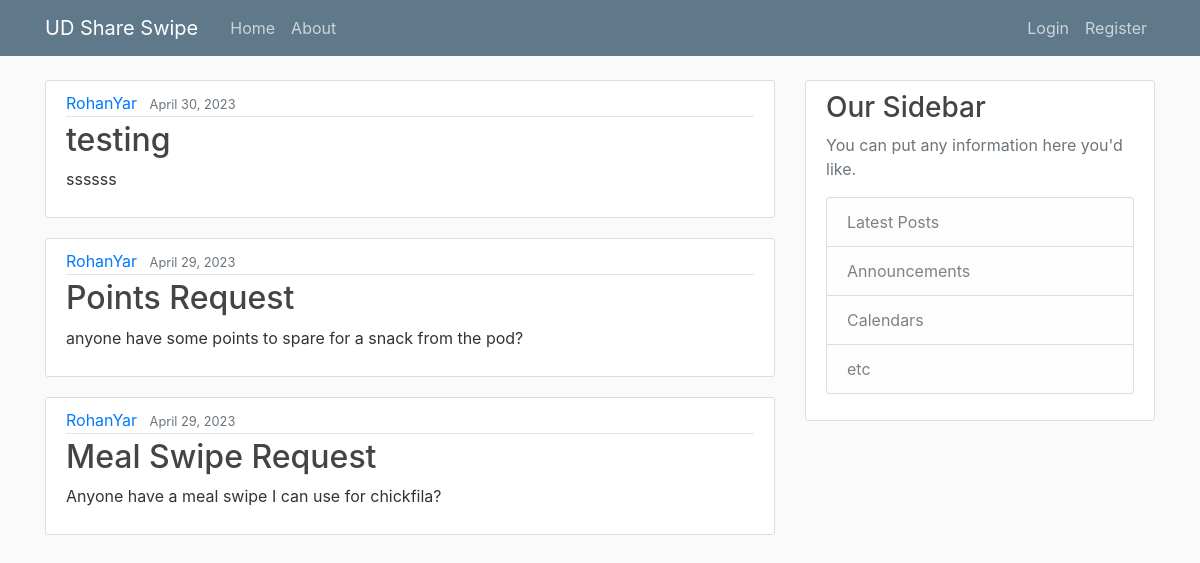
The page / on the database its author committed.
### blog/models.py (models this page shows, shortened)
class Post(models.Model):
    title = models.CharField(max_length=100)
    content = models.TextField()
    date_posted = models.DateTimeField(default = timezone.now)
    author = models.ForeignKey(User, on_delete=models.CASCADE)

### blog/views.py (the view)
# urls.py: path('', PostListView.as_view(), name='blog-home'),
class PostListView(ListView):
    model = Post
    template_name = 'blog/home.html'
    context_object_name = 'posts'
    ordering = ['-date_posted']

### blog/templates/blog/home.html
{% extends "blog/base.html" %}
{% block content %}
    {% for post in posts %}
        <article class="media content-section">
            <div class="media-body">
            <div class="article-metadata">
                <a class="mr-2" href="#">{{ post.author }}</a>
                <small class="text-muted">{{ post.date_posted|date:"F d, Y" }}</small>
            </div>
            <h2><a class="article-title" href="{% url 'post-detail' post.id %}">{{ post.title }}</a></h2>
            <p class="article-content">{{ post.content }}</p>
            </div>
        </article>
    {% endfor %}
{% endblock content %}

### blog/templates/blog/base.html (shortened to what this page needs)
{% load static %}
<!DOCTYPE html>
<html lang="en">
<head>
    <link rel="stylesheet" href="https://cdn.jsdelivr.net/npm/bootstrap@4.0.0/dist/css/bootstrap.min.css">
    <link rel="stylesheet" type="text/css" href="{% static 'blog/main.css' %}">
</head>
<body>
    <header class="site-header">
        <nav class="navbar navbar-expand-md navbar-dark bg-steel fixed-top">
          <div class="container">
            <a class="navbar-brand mr-4" href="{% url 'blog-home' %}">UD Share Swipe</a>
            <div class="collapse navbar-collapse" id="navbarToggle">
              <div class="navbar-nav mr-auto">
                <a class="nav-item nav-link" href="{% url 'blog-home' %}">Home</a>
                <a class="nav-item nav-link" href="{% url 'blog-about' %}">About</a>
              </div>
              <div class="navbar-nav">
                {% if user.is_authenticated %}
                  <a class="nav-item nav-link" href="{% url 'profile' %}">Profile</a>
                  <a class="nav-item nav-link" href="{% url 'logout' %}">Logout</a>
                {% else %}
                  <a class="nav-item nav-link" href="{% url 'login' %}">Login</a>
                  <a class="nav-item nav-link" href="{% url 'register' %}">Register</a>
                {% endif %}
              </div>
            </div>
          </div>
        </nav>
      </header>
      <main role="main" class="container">
        <div class="row">
          <div class="col-md-8">
            {% block content %}{% endblock %}
          </div>
          <div class="col-md-4">
            <div class="content-section">
              <h3>Our Sidebar</h3>
              <p class='text-muted'>You can put any information here you'd like.
                <ul class="list-group">
                  <li class="list-group-item list-group-item-light">Latest Posts</li>
                  <li class="list-group-item list-group-item-light">Announcements</li>
                  <li class="list-group-item list-group-item-light">Calendars</li>
                  <li class="list-group-item list-group-item-light">etc</li>
                </ul>
              </p>
            </div>
          </div>
        </div>
      </main>
</body>
</html>

### blog/static/blog/main.css (style rules this page uses)
body { background: #fafafa; color: #333333; margin-top: 5rem; }
h1, h2, h3, h4, h5, h6 { color: #444444; }
ul { margin: 0; }
.bg-steel { background-color: #5f788a; }
.site-header .navbar-nav .nav-link { color: #cbd5db; }
.content-section { background: #ffffff; padding: 10px 20px; border: 1px solid #dddddd; border-radius: 3px; margin-bottom: 20px; }
.article-title { color: #444444; }
.article-content { white-space: pre-line; }
.article-metadata { padding-bottom: 1px; margin-bottom: 4px; border-bottom: 1px solid #e3e3e3 }

### rows shown on the page
Post: author "RohanYar", date_posted "April 30, 2023", title "testing", content "ssssss"
Post: author "RohanYar", date_posted "April 29, 2023", title "Points Request", content "anyone have some points to spare for a snack from the pod?"
Post: author "RohanYar", date_posted "April 29, 2023", title "Meal Swipe Request", content "Anyone have a meal swipe I can use for chickfila?"
